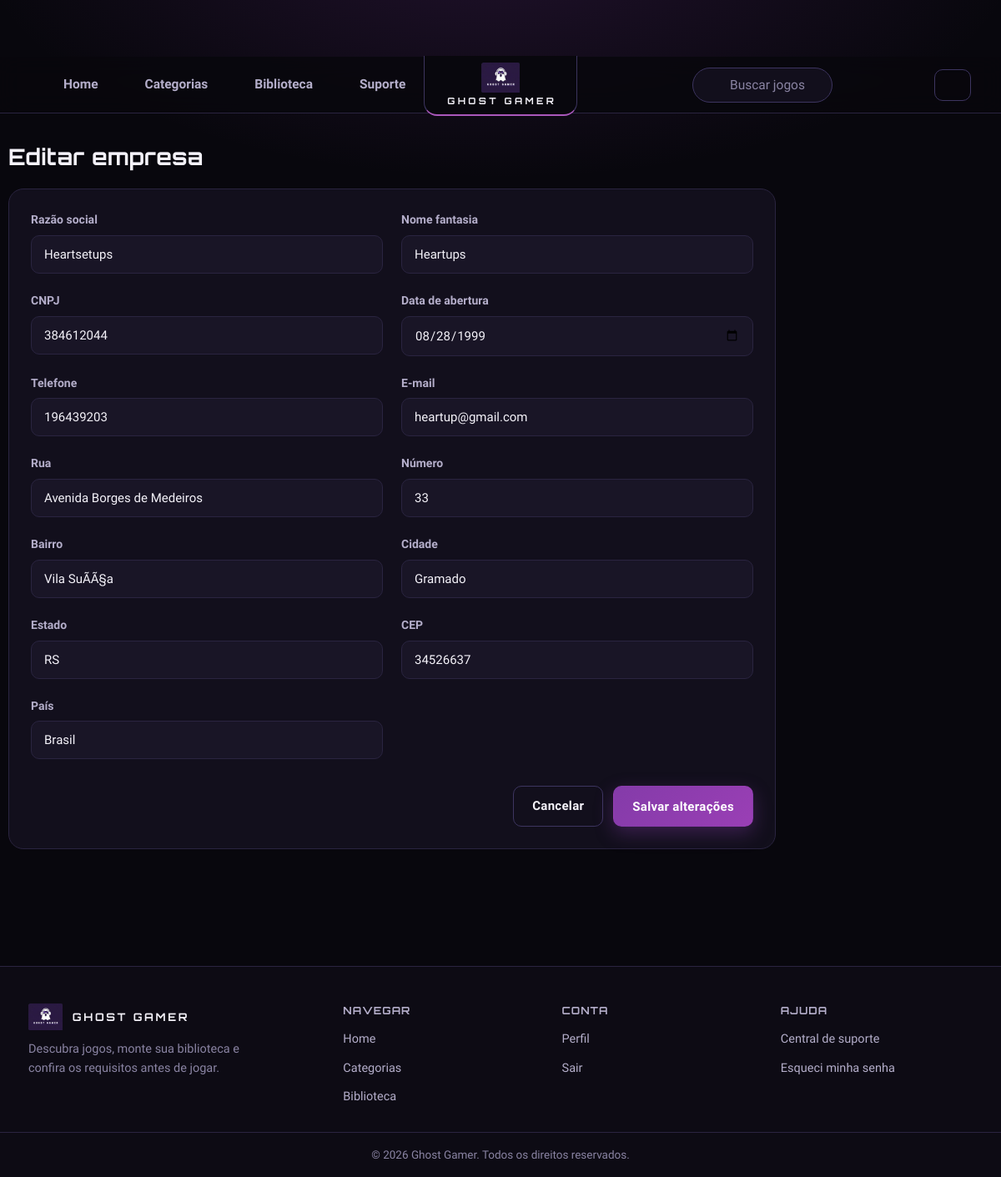
Page /site-ghost-gamer/XAMP/alteraEmpresa.php?id=5 (signed in) on the committed database.
### tables this page shows
CREATE TABLE `empresa` (
  `id_empresa` int(11) NOT NULL,
  `razao_social` varchar(155) NOT NULL,
  `nome_fantasia` varchar(150) NOT NULL,
  `CNPJ` varchar(14) NOT NULL,
  `data_abertura` date DEFAULT NULL,
  `telefone` varchar(14) DEFAULT NULL,
  `email` varchar(255) NOT NULL,
  `Rua` varchar(100) DEFAULT NULL,
  `numero` varchar(10) DEFAULT NULL,
  `bairro` varchar(80) DEFAULT NULL,
  `cidade` varchar(100) DEFAULT NULL,
  `estado` char(2) DEFAULT NULL,
  `cep` char(8) DEFAULT NULL,
  `pais` char(6) DEFAULT NULL
);

### site-ghost-gamer/XAMP/alteraEmpresa.php (the view, shortened to what this page needs)
<?php
$pdo = conectarBanco();
$id = (int) ($_GET["id"] ?? $_POST["id_empresa"] ?? 0);
$stmt = $pdo->prepare("SELECT * FROM empresa WHERE id_empresa = :id");
$stmt->execute(["id" => $id]);
$empresa = $stmt->fetch();
?>
<!DOCTYPE html>
<html lang="pt-br">
<head>
    <link rel="stylesheet" href="../ASSETS/CSS/global.css">
    <link rel="stylesheet" href="../ASSETS/CSS/admin.css">
</head>
<body>
    <?php include __DIR__ . "/../PAGINAS/parciais/nav.php"; ?>
    <main class="container admin-page">
        <h1>Editar empresa</h1>
        <form method="post" class="panel admin-form admin-form-grid">
            <div class="field"><label>Razão social</label><input type="text" name="razao_social" value="<?= htmlspecialchars($empresa["razao_social"]) ?>" required></div>
            <div class="field"><label>Nome fantasia</label><input type="text" name="nome_fantasia" value="<?= htmlspecialchars($empresa["nome_fantasia"] ?? "") ?>"></div>
            <div class="field"><label>CNPJ</label><input type="text" name="CNPJ" value="<?= htmlspecialchars($empresa["CNPJ"] ?? "") ?>"></div>
            <div class="field"><label>Data de abertura</label><input type="date" name="data_abertura" value="<?= htmlspecialchars($empresa["data_abertura"] ?? "") ?>"></div>
            <div class="field"><label>Telefone</label><input type="text" name="telefone" value="<?= htmlspecialchars($empresa["telefone"] ?? "") ?>"></div>
            <div class="field"><label>E-mail</label><input type="email" name="email" value="<?= htmlspecialchars($empresa["email"] ?? "") ?>"></div>
            <div class="field"><label>Rua</label><input type="text" name="Rua" value="<?= htmlspecialchars($empresa["Rua"] ?? "") ?>"></div>
            <div class="field"><label>Número</label><input type="text" name="numero" value="<?= htmlspecialchars($empresa["numero"] ?? "") ?>"></div>
            <div class="field"><label>Bairro</label><input type="text" name="bairro" value="<?= htmlspecialchars($empresa["bairro"] ?? "") ?>"></div>
            <div class="field"><label>Cidade</label><input type="text" name="cidade" value="<?= htmlspecialchars($empresa["cidade"] ?? "") ?>"></div>
            <div class="field"><label>Estado</label><input type="text" name="estado" value="<?= htmlspecialchars($empresa["estado"] ?? "") ?>"></div>
            <div class="field"><label>CEP</label><input type="text" name="cep" value="<?= htmlspecialchars($empresa["cep"] ?? "") ?>"></div>
            <div class="field"><label>País</label><input type="text" name="pais" value="<?= htmlspecialchars($empresa["pais"] ?? "") ?>"></div>
            <div class="admin-form-acoes admin-form-grid-full">
                <a href="consulta.php?aba=empresas" class="btn btn-outline">Cancelar</a>
                <button type="submit" class="btn btn-primary">Salvar alterações</button>
            </div>
        </form>
    </main>
    <?php include __DIR__ . "/../PAGINAS/parciais/footer.php"; ?>
</body>
</html>

### site-ghost-gamer/ASSETS/CSS/global.css (style rules this page uses)
:root { --gg-bg: #08070d; --gg-bg-elevado: #0d0b14; --gg-card: #120f1c; --gg-card-2: #191526; --gg-card-3: #221c33; --gg-borda: #2a2440; --gg-borda-forte: #3d3560; --gg-roxo: #ab58bc; --gg-roxo-esc: #843ba9; --gg-roxo-prof: #86269e; --gg-roxo-vivo: #b653cd; --gg-roxo-btn: #9a3fb5; --gg-roxo-claro: #c98be0; --gg-texto: #f4f2f9; --gg-texto-2: #b4aeca; --gg-texto-3: #8a84a3; --gg-ok: #34d399; --gg-erro: #f87171; --gg-aviso: #fbbf24; --gg-fonte-titulo: 'Orbitron', 'Segoe UI', 'Trebuchet MS', sans-serif; --gg-fonte: 'Rajdhani', 'Segoe UI', Arial, sans-serif; --gg-raio: 14px; --gg-raio-sm: 10px; --gg-raio-lg: 18px; --gg-sombra: 0 12px 32px rgba(0, 0, 0, 0.45); --gg-capa-fundo: linear-gradient(160deg, #2a1740 0%, #0d0a16 100%); --gg-altura-header: 68px; --bg-0: var(--gg-bg); --bg-1: var(--gg-card); --bg-2: var(--gg-card-2); --bg-3: var(--gg-card-3); --border: var(--gg-borda); --accent: var(--gg-roxo); --accent-2: var(--gg-roxo-claro); --accent-grad: linear-gradient(135deg, var(--gg-roxo-esc), var(--gg-roxo-btn)); --danger: var(--gg-erro); --success: var(--gg-ok); --text-0: var(--gg-texto); --text-1: var(--gg-texto-2); --text-2: var(--gg-texto-3); --radius-sm: var(--gg-raio-sm); --radius: var(--gg-raio); --radius-lg: var(--gg-raio-lg); --shadow-glow: 0 16px 36px rgba(0, 0, 0, 0.5), 0 0 0 1px rgba(171, 88, 188, 0.3); --topbar-h: var(--gg-altura-header); --sidebar-w: 300px; --font-display: var(--gg-fonte-titulo); --font-body: var(--gg-fonte); }
* { margin: 0; padding: 0; box-sizing: border-box; }
html { scroll-behavior: smooth; -webkit-text-size-adjust: 100%; }
body { font-family: var(--font-body); font-size: 17px; font-weight: 500; background: radial-gradient(900px 420px at 50% -80px, rgba(132, 59, 169, 0.20), transparent 70%), var(--bg-0); color: var(--text-0); min-height: 100vh; padding-top: var(--topbar-h); line-height: 1.55; }
a { text-decoration: none; color: inherit; }
h1, h2, h3, h4 { font-family: var(--font-display); letter-spacing: 0.01em; line-height: 1.2; }
.container { max-width: 1180px; margin: 0 auto; padding: 0 24px; }
.btn { display: inline-flex; align-items: center; justify-content: center; gap: 8px; min-height: 46px; padding: 12px 22px; border-radius: var(--radius-sm); border: 1px solid var(--gg-borda-forte); background: var(--bg-2); color: var(--text-0); font-family: var(--font-body); font-weight: 700; font-size: 15px; letter-spacing: 0.3px; cursor: pointer; transition: 0.2s; }
.btn-primary { color: #fff; background: var(--accent-grad); border-color: transparent; box-shadow: 0 8px 22px rgba(132, 59, 169, 0.35); }
.btn-outline { background: transparent; border: 1px solid var(--gg-borda-forte); color: var(--text-0); }
.panel { background: var(--bg-1); border: 1px solid var(--border); border-radius: var(--radius-lg); padding: 26px; }
.field { margin-bottom: 18px; text-align: left; }
.field label { display: block; font-size: 14px; font-weight: 700; margin-bottom: 7px; color: var(--text-1); }
.field input, .field select, .field textarea { width: 100%; padding: 13px 15px; border-radius: var(--radius-sm); border: 1px solid var(--border); background: var(--bg-2); color: var(--text-0); font-family: var(--font-body); font-size: 15px; transition: 0.2s; }

### site-ghost-gamer/ASSETS/CSS/admin.css (style rules this page uses)
.admin-page { padding: 36px 0 60px; }
.admin-page h1 { font-size: 27px; margin-bottom: 22px; }
.admin-form { max-width: 640px; }
.admin-form-grid { max-width: 920px; display: grid; grid-template-columns: 1fr 1fr; gap: 4px 22px; }
.admin-form-grid-full { grid-column: 1 / -1; }
.admin-form-acoes { display: flex; justify-content: flex-end; gap: 12px; margin-top: 10px; }

### rows in the picture
empresa: razao_social "Heartsetups", nome_fantasia "Heartups", CNPJ "384612044", data_abertura "08/28/1999", telefone "196439203", email "heartup@gmail.com", Rua "Avenida Borges de Medeiros", numero "33", bairro "Vila SuÃ­Ã§a", cidade "Gramado", estado "RS", cep "34526637", pais "Brasil"
